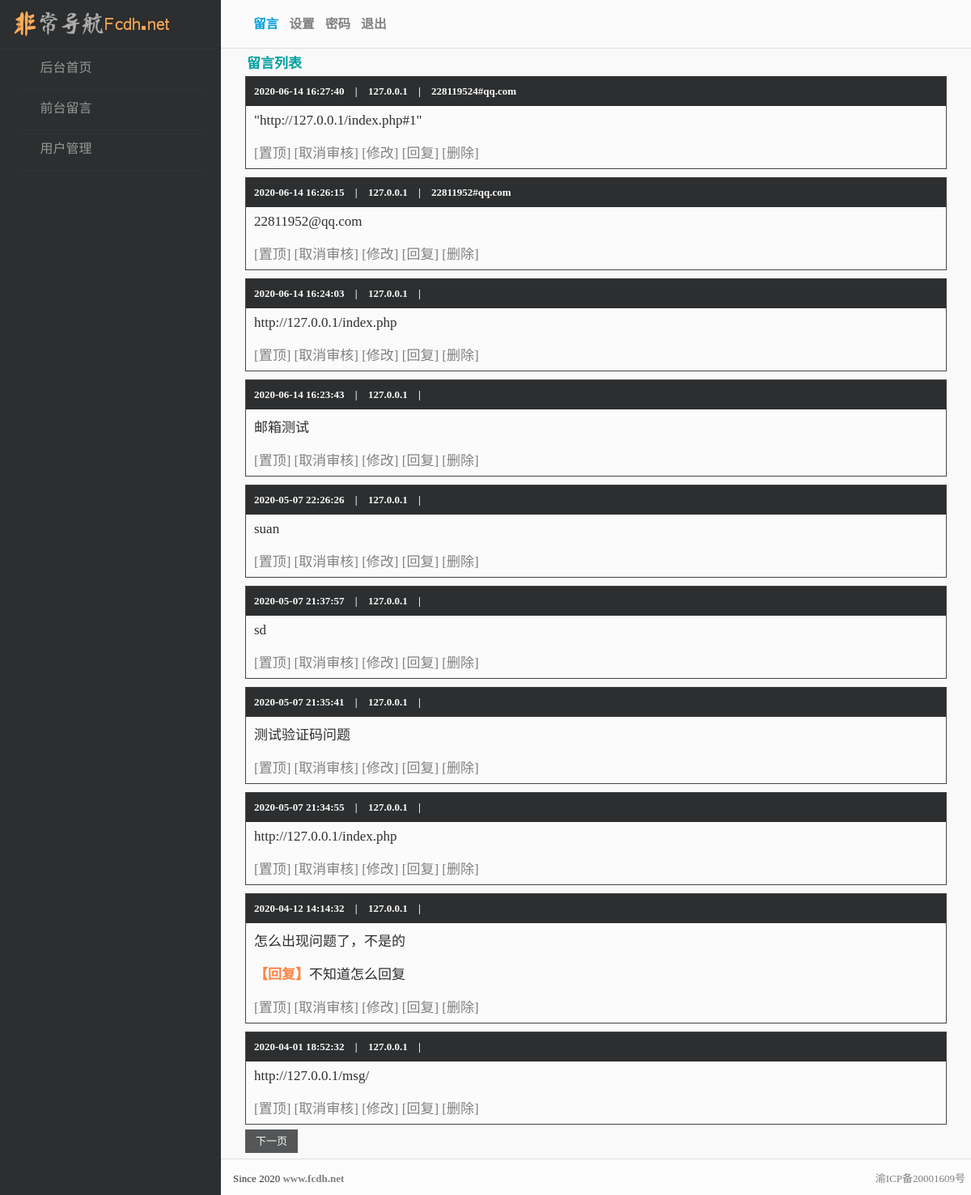
The page /adminhou/index.php (signed in) on the database its author committed.
### tables this page shows
CREATE TABLE content (id integer NOT NULL, content text, addtime integer, ip text, email TEXT, reply text, verify integer, top integer, PRIMARY KEY (id));

### adminhou/index.php (the view, shortened to what this page needs)
<?php
include 'admin.php';
$page=intval(@$_GET['page']);
if(!$page) $page=1;
$pagesize=10;
$offset=($page-1)*$pagesize;
$res=$db->query("select count(id) from content")->fetch();
$total=$res[0];
$pages=ceil($total/$pagesize);
$res=$db->query("select * from content order by top desc,addtime desc limit $offset,$pagesize")->fetchAll();
?>
<!DOCTYPE html>
<html lang="zh">
<head>
	<link rel="stylesheet" href="http://apps.bdimg.com/libs/fontawesome/4.2.0/css/font-awesome.min.css">
    <link rel="stylesheet" href="../assets/css/fcdh.css">
    <link rel="stylesheet" href="../assets/css/bbs.css">
</head>
<body>
    <div id="container">
        <?php include 'head.php';?>
        <div class="content">
            <nav class="navbar user-info-navbar" role="navigation">
                <ul class="user-info-menu">
                    <li id="ti-side">
                        <a href="#">
                        </a>
                    </li>
                </ul>
				<ul class="ti-ads">
					<li class=" cur"><a href="index.php">留言</a></li>
					<li><a href="config.php">设置</a></li>
					<li><a href="password.php">密码</a></li>
					<li><a href="logout.php">退出</a></li>
				</ul>
            </nav>
			<br/>
			<br/>
			<div id="main">
				<h4><a><i class="fa-bookmark"></i>留言列表</a></h4>
				<div id="list">
				 <?php
foreach($res as $r){
?>
<dl>
  <dt><strong><?php echo date('Y-m-d H:i:s',$r['addtime']);?></strong> | <strong><?php echo $r['ip'];?></strong> | <strong><?php echo $r['email'];?></strong></dt>
  <dd>
<?php echo $r['content'];?><?php if($r['reply']){?><dd><strong class="c0">【回复】</strong><?php echo $r['reply'];?></dd><?php }?>
  <dd class="card-footer"><?php if($r['top']==1){?>
                        <a href="top.php?id=<?php echo $r['id']?>&cancel=1" onclick="return window.confirm('是否取消置顶？')">[取消置顶]</a>
                        <?php }else{ ?>
                        <a href="top.php?id=<?php echo $r['id']?>" onclick="return window.confirm('是否置顶？')">[置顶]</a>
                        <?php }?>
                        <?php if($r['verify']==1){?>
                        <a href="verify.php?id=<?php echo $r['id']?>&cancel=1" onclick="return window.confirm('是否取消审核？')">[取消审核]</a>
                        <?php }else{ ?>
                        <a href="verify.php?id=<?php echo $r['id']?>" onclick="return window.confirm('是否通过审核？')">[审核]</a>
                        <?php }?>
                        <a href="edit.php?id=<?php echo $r['id']?>">[修改]</a>
                        <a href="reply.php?id=<?php echo $r['id']?>">[回复]</a>
                        <a href="del.php?id=<?php echo $r['id'];?>" onclick="return window.confirm('是否删除？')">[删除]</a></dd>
</dl>
                <?php
}
?>
            <nav id="pages">
                    <?php
if($pages>$page){
?>
                        <a href="?page=<?php echo $page+1;?>" class="btn btn-primary" id="next">下一页</a>
                    <?php
}
?>
            </nav>
        </div>
    </div>
			<br/><br/><br/>
            <footer class="footer">
                    <div class="vcenter">
                         Since 2020 <strong><a href="http://www.fcdh.net/">www.fcdh.net</a></strong> <span class="ti-more"><a href="http://beian.miit.gov.cn/">渝ICP备20001609号</a></a>
                    </div>
            </footer>
		</div>
    </div>
</body>
</html>

### assets/css/fcdh.css (style rules this page uses)
* { -webkit-box-sizing:border-box;-moz-box-sizing:border-box;box-sizing:border-box }
:before,:after { -webkit-box-sizing:border-box;-moz-box-sizing:border-box;box-sizing:border-box }
html { height: 100%; font-size:13px; -webkit-tap-highlight-color:transparent }
body { height: 100%; font-family:"Microsoft YaHei",微软雅黑,"MicrosoftJhengHei",华文细黑,STHeiti,MingLiu; color:#2c2e2f; background-color: #f9f9f9; margin: 0; padding: 0; border: none; }
a { color:gray;text-decoration:none;outline: 0!important }
h4 { font-family:inherit; line-height:150%; margin:4px auto 0px auto; padding-bottom:2px; font-size:17px; }
ul { list-style: none; margin: 0; padding: 0 }
.ti-sou,h4,.row,.rowx { margin-left:-15px;margin-right:-15px; }
#container { display: table; width: 100%; height: 100%; vertical-align: top; border-collapse: collapse; border-spacing: 0; table-layout: fixed; }
#container .content { display: table-cell; position: relative; z-index: 1; padding: 30px 30px 0 30px; vertical-align: top; width: 100%; height:100%; word-break: break-word; -webkit-transition: opacity 100ms ease-in-out; -moz-transition: opacity 100ms ease-in-out; -o-transition: opacity 100ms ease-in-out; transition: opacity 100ms ease-in-out; }
.ti-more { margin-right:7px; float:right; font-size:1em; cursor:pointer; }
.btn { text-align:center; vertical-align:middle; cursor:pointer; border:1px solid transparent; padding:6px 12px; }
.btn-primary { height:35px; color:#fbfbfb; background-color:#2c2e2f; opacity:0.8; }
footer.footer { border-top: 1px solid #ddd; margin-left: -30px; margin-right: -30px; background-color: #fcfcfc; position:absolute; bottom:0; width:100%; height:45px; line-height:44px; }
.vcenter { line-height: 17px; padding-left:15px; width:100%; display: inline-block; vertical-align: middle; }
.user-info-navbar { background-color: #fbfbfb; border: 0; margin: -30px; position:fixed; z-index:3; }
.user-info-navbar .user-info-menu>li { position: relative; float: left; }
.user-info-navbar .user-info-menu>li>a { position: relative; display: block; padding:20px 15px; color: #979898; text-decoration: none; }
.content .navbar { width:100%; height: 60px; border-bottom:1px solid #dddddd; }
.c3,h4,h4 a { color:#019fa0 }
.c0 { color:#ff8345 }
ul.ti-ads { overflow:hidden; height:60px; }
ul.ti-ads li { display:inline; font-size:1.2em; line-height:3.8em; margin-left:10px; font-weight:700; }
ul.ti-ads li.cur a { font-weight:700; color:#019fde; }

### assets/css/bbs.css (style rules this page uses)
dl { margin:0 0 10px 0; padding:0; border:1px solid #444; background-color:#fbfbfb; }
dl dt { padding:10px 0; background-color:#2c2e2f; color:#fbfbfb; font-weight:700; font-size:1em; }
dl dt strong { margin:auto 10px; }
dl dd { padding:8px 10px; font-size:17px; margin:auto; -webkit-transition: all 0.3s ease; -moz-transition: all 0.3s ease; -o-transition: all 0.3s ease; transition: all 0.3s ease; }
#pages { padding-bottom:10px; }
a.btn { color:#fbfbfb; }

### rows shown on the page
content: addtime "2020-06-14 16:27:40", ip "127.0.0.1", email "228119524#qq.com", content "\"http://127.0.0.1/index.php#1\""
content: addtime "2020-06-14 16:26:15", ip "127.0.0.1", email "22811952#qq.com", content "22811952@qq.com"
content: addtime "2020-06-14 16:24:03", ip "127.0.0.1", content "http://127.0.0.1/index.php"
content: addtime "2020-06-14 16:23:43", ip "127.0.0.1", content "邮箱测试"
content: addtime "2020-05-07 22:26:26", ip "127.0.0.1", content "suan"
content: addtime "2020-05-07 21:37:57", ip "127.0.0.1", content "sd"
content: addtime "2020-05-07 21:35:41", ip "127.0.0.1", content "测试验证码问题"
content: addtime "2020-05-07 21:34:55", ip "127.0.0.1", content "http://127.0.0.1/index.php"
content: addtime "2020-04-12 14:14:32", ip "127.0.0.1", content "怎么出现问题了，不是的", reply "不知道怎么回复"
content: addtime "2020-04-01 18:52:32", ip "127.0.0.1", content "http://127.0.0.1/msg/"
